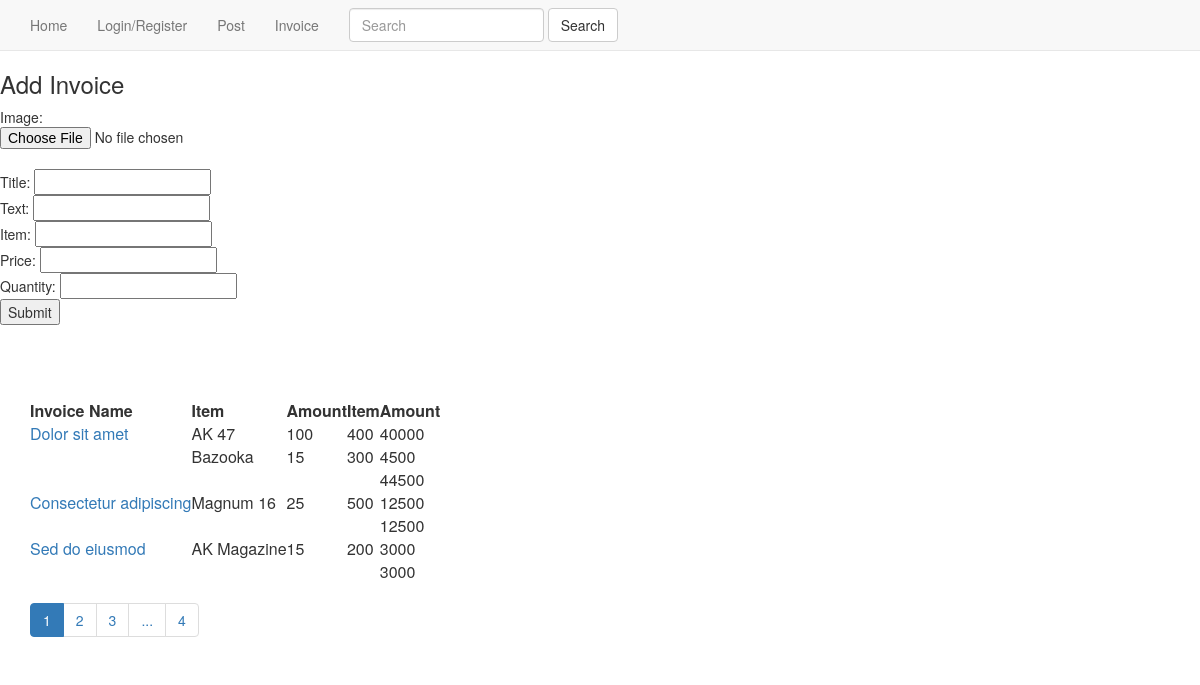
The page /invoice/invoice.php on the database its author committed.
### tables this page shows
CREATE TABLE `invoice_items` (
  `id` int(100) NOT NULL,
  `item` varchar(100) NOT NULL,
  `invoice_id` int(100) NOT NULL,
  `quantity` int(100) NOT NULL,
  `price` int(100) NOT NULL,
  `total_price` int(100) NOT NULL
);

CREATE TABLE `invoice` (
  `id` int(11) NOT NULL,
  `title` text NOT NULL,
  `text` text NOT NULL,
  `user` text NOT NULL,
  `image` varchar(10000) NOT NULL,
  `category_id` int(100) NOT NULL
);

### config.php (called while the page is built, shortened)
<?php
include_once'class/class.post.php';
include_once'class/class.invoice.php';
include_once'template.php';
$invoice = new Invoice($dbconn);
?>

### class/class.invoice.php (called while the page is built, shortened)
<?php
include_once __DIR__.'/../config.php';
class Invoice{
private $db;
function __construct($dbconn){
$this->db = $dbconn;
}
public function ViewPosts($page){
$post_limit = 3;
$sql = $this->db->prepare("select * from invoice");
$sql->execute();
$fetch = $sql->fetchAll();
$numRows = $sql->rowCount();
if(isset($page)){
$page = $page;
}else{
$page = 1;
}
$start_from = ($page-1)*$post_limit;
$stmt = $this->db->prepare("select * from invoice limit $start_from,$post_limit");
$stmt->execute();
return $stmt;
}
public function ViewInvoiceItemDetail($id){
  $stmt = $this->db->prepare("select * from invoice_items WHERE invoice_id = :id");
  $stmt->bindparam(":id",$id);
  $stmt->execute();
  return $stmt;
}
}
?>

### invoice/invoice.php (the view, shortened to what this page needs)
<?php
include_once __DIR__.'/../config.php';
if(isset($_GET['page'])){
$page = $_GET['page'];
}else{
$page = 1;
}
?>
<html>
<head>
<?php $template->bootstrap(); ?>
</head>
<body>
<nav class="navbar navbar-default navbar-static-top">
<div class="container-fluid">
<?php $template->menu(); ?>
</div>
</nav>
<h3>Add Invoice</h3>
<div class="form">
<form method="post" enctype="multipart/form-data">
Image: <input type="file" name="image"><br>
Title: <input type="text" name="title"><br>
Text: <input type="text" name="text"><br>
Item: <input type="text" name="item"><br>
Price: <input type="text" name="price"><br>
Quantity: <input type="text" name="quantity"><br>
<button type="submit" name="btn-postadd">Submit</button>
</form>
</div>
<div class="container">
<div class="post-list">
  <table>
    <tr>
      <th>Invoice Name</th>
      <th>Item</th>
      <th>Amount</th>
      <th>Item</th>
      <th>Amount</th>
    </tr>
<?php
$list = $invoice->ViewPosts($page);
while($postRow = $list->fetch(PDO::FETCH_ASSOC)){
?>
  <tr>
  <?php
    $item = $invoice->ViewInvoiceItemDetail($postRow['id']);
    $amount = 0;
    $onlyOnceCategory = "";
    while($itemRow = $item->fetch(PDO::FETCH_ASSOC)){
      ?>
        <td>
          <a href="detail.php?id=<?php echo $postRow['id']; ?>">
            <?php
            if($onlyOnceCategory == ""){
              echo $postRow['title'];
              $onlyOnceCategory = $postRow['title'];
            }else{
              $onlyOnceCategory = "";
            }
            ?>
          </a>
        </td>
        <td><?php echo $itemRow['item']; ?></td>
        <td><?php echo $itemRow['quantity']; ?></td>
        <td><?php echo $itemRow['price']; ?></td>
        <td><?php echo $itemRow['total_price']; ?></td>
        <?php $amount = $amount+$itemRow['total_price']; ?>
      </tr>
    <?php
  }
  ?>
        <td></td>
        <td></td>
        <td></td>
        <td></td>
        <td><?php echo $amount; ?></td>
<?php } ?>
  </table>
</div>
<?php $template->SpecialPagination("invoice"); ?>
</div>
</body>
<?php $template->bootstrap_footer(); ?>
</html>

### template.php (shortened to what this page needs)
<?php
class Template{
private $db;
function __construct($dbconn){
$this->db = $dbconn;
}
public function menu(){
?>
<div>
<ul class="nav navbar-nav">
<li><a href="../home.php">Home</a></li>
<li><a href="../users.php">Login/Register</a></li>
<li><a href="../posts/posts.php">Post</a></li>
<li><a href="../invoice/invoice.php">Invoice</a></li>
</ul>
</div>
<form class="navbar-form navbar-left" method="get"
action="search.php">
  <div class="form-group">
    <input type="text" name="query" class="form-control"
    placeholder="Search">
  </div>
  <button type="submit" class="btn btn-default">
    Search
  </button>
</form>
<?php
}
public function SpecialPagination($query){
$post_limit = 3;
$sql = $this->db->prepare("select * from ".$query."");
$sql->execute();
$numRows = $sql->rowCount();
$pages = ceil($numRows/$post_limit);
if(isset($_GET['page'])){
$page = $_GET['page'];
}else{
$page = 1;
}
$end_at = $pages;
echo '<nav aria-label="Page navigation">';
echo '<ul class="pagination">';
if($page<3){
for($i=1; $i<=($page+2); $i++){
$active = $i == $page ? 'class="active"' : '';
echo "<li $active><a href=../".$query."/".$query.".php?page=".$i.">".$i."</a></li>";
}
}elseif($page>=($pages-2)){
for($i=($page-2); $i<=$pages; $i++){
$active = $i == $page ? 'class="active"' : '';
echo "<li $active><a href=../".$query."/".$query.".php?page=".$i.">".$i."</a></li>";
}
}else{
for($i=($page-2); $i<=($page+2); $i++){
$active = $i == $page ? 'class="active"' : '';
echo "<li $active><a href=../".$query."/".$query.".php?page=".$i.">".$i."</a></li>";
}
}
if($page < ($end_at-1)){
echo "<li><span>...</span></li>";
echo "<li><a href=../".$query."/".$query.".php?page=".$pages.">".$pages."</a></li>";
}
echo "</ul>";
echo '</nav>';
}
public function bootstrap(){
echo '<meta charset="utf-8">
    <title>Basic Bootstrap Template</title>
    <meta name="viewport" content="width=device-width, initial-scale=1">
    <link rel="stylesheet" href="https://maxcdn.bootstrapcdn.com/bootstrap/3.3.7/css/bootstrap.min.css"
>';
}
public function bootstrap_footer(){
echo '<meta charset="utf-8">
    <title>Basic Bootstrap Template</title>
    <meta name="viewport" content="width=device-width, initial-scale=1">
    <link rel="stylesheet" href="https://maxcdn.bootstrapcdn.com/bootstrap/3.3.7/css/bootstrap.min.css"
>';
}
}
?>

### rows shown on the page
invoice: amount "44500"
invoice_items: invoice.title "Dolor sit amet", item "AK 47", quantity "100", price "400", total_price "40000"
invoice_items: item "Bazooka", quantity "15", price "300", total_price "4500"
invoice: amount "12500"
invoice_items: invoice.title "Consectetur adipiscing", item "Magnum 16", quantity "25", price "500", total_price "12500"
invoice: amount "3000"
invoice_items: invoice.title "Sed do eiusmod", item "AK Magazine", quantity "15", price "200", total_price "3000"

### other values the page prints
$pages "4"
